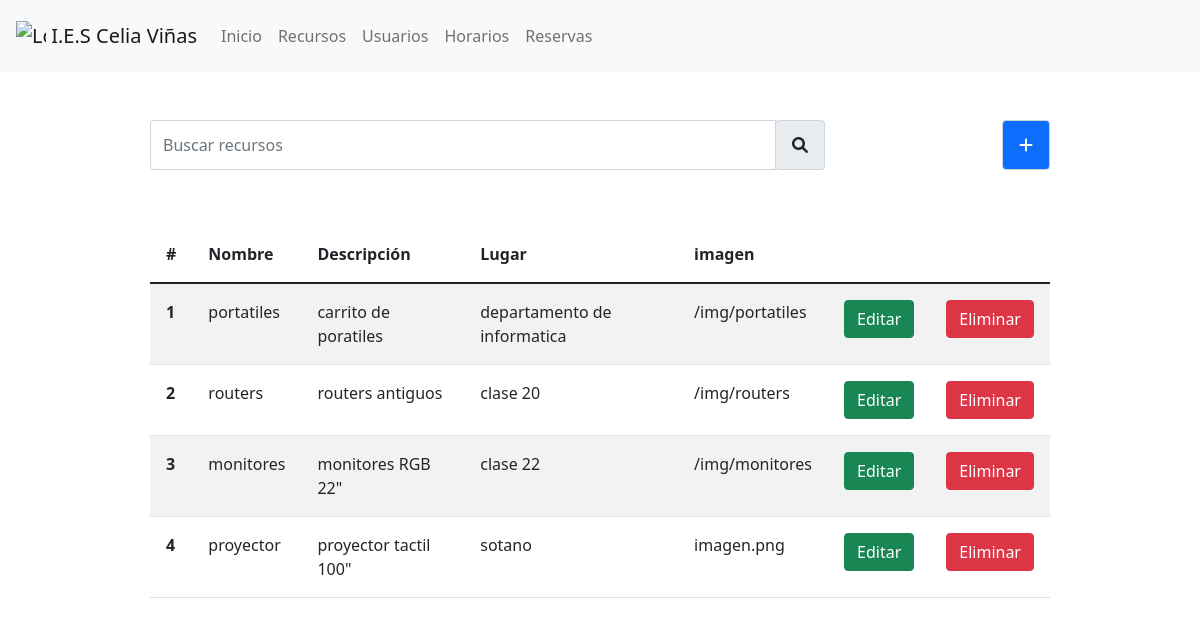
The page /recursos on the database as committed earlier.
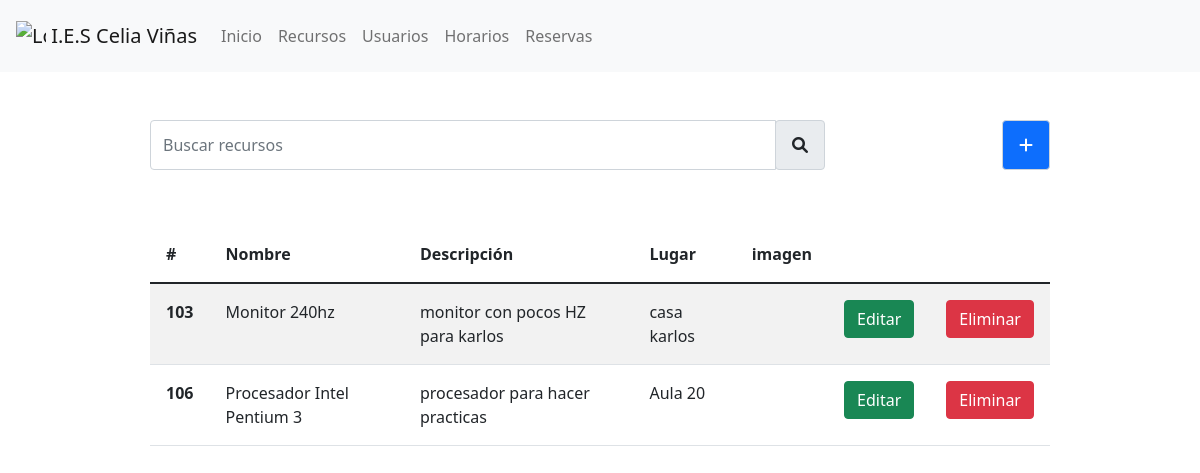
The same page on the database as committed later.
### tables this page shows
CREATE TABLE `recursos` (
  `id` int(11) NOT NULL,
  `nombre` varchar(200) DEFAULT NULL,
  `descripcion` varchar(500) DEFAULT NULL,
  `localizacion` varchar(200) DEFAULT NULL,
  `imagen` varchar(200) DEFAULT NULL
);

### index.php (called while the page is built)
<?php
require_once("route.php");
$route = new Route();

### controllers/recursosController.php (called while the page is built, shortened)
<?php
require_once("models/recursos.php");
require_once("views/recursos.php");
class recursosController{
    public function verVista(){
        $verRecursos = new Recursos();
        $verRecursos -> pintarRecursos();
    }
}

### models/recursos.php (called while the page is built, shortened)
<?php
require_once("conexion.php");
class RecursosModel{
    private $conexion;
    public function __construct(){
        $this -> conexion = new MySQLDB();
    }
    public function verRecursos(){
        $this -> conexion -> conectar();
        $sql = "SELECT * FROM recursos";
        $recursos = $this -> conexion -> ejecutarSQL($sql);
        $this -> conexion -> cerrar();
        return $recursos;
    }
}

### models/conexion.php (called while the page is built, shortened)
<?php
class MySQLDB
{
    private $host;
    private $usuario;
    private $pass;
    private $db;
    private $connection;
    function __construct()
    {
        $this->host = "localhost";
        $this->usuario = "root";
        $this->pass = "";
        $this->db = "recursosinformaticos";
    }
    function conectar(){
            $this->connection = mysqli_connect(
            $this->host,
            $this->usuario,
            $this->pass,
            $this->db
        );
        $this -> connection -> set_charset("utf8");
    }
    function ejecutarSQL($sql)
    {
        $conectado = mysqli_query($this -> connection, $sql);
        $error = mysqli_error($this -> connection);
        if (empty($error)) {
            return $conectado;
        } else {
            throw new Exception($error);
        }
    }
}

### views/recursos.php (the view, shortened to what this page needs)
<?php
require_once("header.php");
require_once("models/recursos.php");
class Recursos{
    public function __construct(){
        $this -> RecursosController = new RecursosModel();
    }
    public function pintarRecursos(){
            echo "<body>";
            echo "<link rel='stylesheet' href='../assets/estilos/recursos.css'>";
            echo "<div class='w-75 m-auto mt-5 d-flex justify-content-between'>";
                echo "<div class='w-75'>";
                    echo "<div class='col-auto'>";
                        echo "<div class='input-group mb-2'>";
                            echo "<input type='text' class='form-control inputBusqueda' id='inlineFormInputGroup' placeholder='Buscar recursos'>";
                            echo "<div class='input-group-prepend'>";
                                echo "<div class='input-group-text p-3'><i class='fas fa-search'></i></div>";
                            echo "</div>";
                        echo "</div>";
                    echo "</div>";
                echo "</div>";
                echo "<div class='input-group-prepend w-5 botonAgregarRecurso'>";
                    echo "<div class='input-group-text p-3 bg-primary text-white'><i class='fas fa-plus'></i></div>";
                echo "</div>";
            echo "</div>";
            echo "<table class='table table-striped w-75 m-auto mt-5'>";
                echo "<thead>";
                    echo "<tr>";
                        echo "<th class='p-3' scope='col'>#</th>";
                        echo "<th class='p-3' scope='col'>Nombre</th>";
                        echo "<th class='p-3' scope='col'>Descripción</th>";
                        echo "<th class='p-3' scope='col'>Lugar</th>";
                        echo "<th class='p-3' scope='col'>imagen</th>";
                        echo "<th class='p-3' scope='col'></th>";
                        echo "<th class='p-3' scope='col'></th>";
                    echo "</tr>";
                echo "</thead>";
                echo "<tbody class='infoRecursos'>";
                    $vistaRecursos = $this -> RecursosController -> verRecursos();
                    foreach($vistaRecursos as $recurso){
                        $id = $recurso['id'];
                        $nombre = $recurso['nombre'];
                        $descripcion = $recurso['descripcion'];
                        $localizacion = $recurso['localizacion'];
                        $imagen = $recurso['imagen'];
                        echo "<tr id='$id'>";
                            echo "<th class='p-3' scope='row' class='p-3'>$id</th>";
                            echo "<td class='p-3 nombre'>$nombre</td>";
                            echo "<td class='p-3 descripcion'>$descripcion</td>";
                            echo "<td class='p-3 localizacion'>$localizacion</td>";
                            echo "<td class='p-3'>$imagen</td>";
                            echo "<td class='p-3'><a class='btn btn-success mostrarEditarRecurso' data-id='$id'>Editar</a></td>";
                            echo "<td class='p-3'><a class='btn btn-danger eliminarRecursos' data-id='$id'>Eliminar</a></td>";
                        echo "</tr>";
                    }
                echo "</tbody>";
            echo "</table>";
        echo "</body>";
        echo "</html>";
    }
}

### route.php (shortened to what this page needs)
<?php
require_once("controllers/recursosController.php");
require_once("views/header.php");
class Route{
    public function __construct()
    {
        $this -> basepath = implode('/', array_slice(explode('/', $_SERVER['SCRIPT_NAME']), 0, -1)) . '/';
        $this -> uri = substr($_SERVER['REQUEST_URI'], strlen($this->basepath));
        $this -> rutas($this -> segmentos, $this -> uri);
    }
    public function segmentar($uri){
        $this -> segmentos = explode("/", $uri);
    }
    public function rutas($segmento, $uri){
        switch($segmento){
            case $segmento[0] == "recursos":
                $numSeg = count($segmento);
                $recursosController = new recursosController();
                switch($numSeg){
                    case $numSeg == 1 && $uri == "recursos" || $uri == "recursos/":
                        $this -> header = new Header();
                        $recursosController -> verVista();
                    break;
                }
            break;
        }
    }
}

### views/header.php (shortened to what this page needs)
<?php
class Header
{
    public function __construct()
    {
        $this -> pintarHeader();
    }
    public function pintarHeader(){
        echo "<!DOCTYPE html>";
        echo "<html lang='es'>";
            echo "<head>";
                echo "<link rel='stylesheet' href='https://cdnjs.cloudflare.com/ajax/libs/font-awesome/6.0.0-beta2/css/all.min.css' />";
                echo "<link rel='stylesheet' href='https://cdn.jsdelivr.net/npm/bootstrap@5.1.1/dist/css/bootstrap.min.css'>";
            echo "</head>";
            echo "<body>";
            echo "<header>";
                echo "<nav class='navbar navbar-expand-lg navbar-light bg-light p-3'>";
                    echo "<a class='navbar-brand' href='/'>";
                        echo "<img src='http://iescelia.org/web/wp-content/uploads/2015/05/escudo.png' width='30' height='30' class='d-inline-block align-top' alt='Logo Celia'> I.E.S Celia Viñas";
                    echo "</a>";
                    echo "<div class='collapse navbar-collapse' id='navbarNav'>";
                        echo "<ul class='navbar-nav'>";
                            echo "<li class='nav-item active'>";
                                echo "<a class='nav-link' href='/'>Inicio</a>";
                            echo "</li>";
                            echo "<li class='nav-item'>";
                                echo "<a class='nav-link' href='/recursos'>Recursos</a>";
                            echo "</li>";
                            echo "<li class='nav-item'>";
                            echo "<a class='nav-link' href='/usuarios'>Usuarios</a>";
                            echo "</li>";
                            echo "<li class='nav-item'>";
                            echo "<a class='nav-link' href='/horarios'>Horarios</a>";
                            echo "</li>";
                            echo "<li class='nav-item'>";
                            echo "<a class='nav-link' href='/reservas'>Reservas</a>";
                            echo "</li>";
                        echo "</ul>";
                    echo "</div>";
                echo "</nav>";
            echo "</header>";
    }
}

Rows that differ between the two databases and show on the page:
removed recursos: id "1", nombre "portatiles", descripcion "carrito de poratiles", localizacion "departamento de informatica", imagen "/img/portatiles"
removed recursos: id "2", nombre "routers", descripcion "routers antiguos", localizacion "clase 20", imagen "/img/routers"
removed recursos: id "3", nombre "monitores", descripcion "monitores RGB 22\"", localizacion "clase 22", imagen "/img/monitores"
removed recursos: id "4", nombre "proyector", descripcion "proyector tactil 100\"", localizacion "sotano", imagen "imagen.png"
added recursos: id "103", nombre "Monitor 240hz", descripcion "monitor con pocos HZ para karlos", localizacion "casa karlos"
added recursos: id "106", nombre "Procesador Intel Pentium 3", descripcion "procesador para hacer practicas", localizacion "Aula 20"
